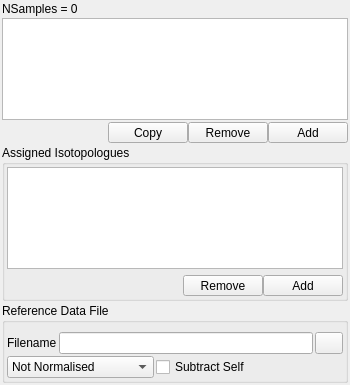
<?xml version="1.0" encoding="UTF-8"?>
<ui version="4.0">
 <class>DUQSamplesDockWidget</class>
 <widget class="QDockWidget" name="DUQSamplesDockWidget">
  <property name="geometry">
   <rect>
    <x>0</x>
    <y>0</y>
    <width>350</width>
    <height>385</height>
   </rect>
  </property>
  <property name="minimumSize">
   <size>
    <width>350</width>
    <height>385</height>
   </size>
  </property>
  <property name="windowTitle">
   <string>Samples</string>
  </property>
  <widget class="QWidget" name="dockWidgetContents">
   <layout class="QVBoxLayout" name="verticalLayout_2">
    <property name="spacing">
     <number>2</number>
    </property>
    <property name="margin">
     <number>2</number>
    </property>
    <item>
     <widget class="QLabel" name="NSamplesLabel">
      <property name="text">
       <string>NSamples = 0</string>
      </property>
     </widget>
    </item>
    <item>
     <layout class="QVBoxLayout" name="verticalLayout">
      <item>
       <widget class="QListWidget" name="SamplesList">
        <property name="alternatingRowColors">
         <bool>true</bool>
        </property>
       </widget>
      </item>
      <item>
       <layout class="QHBoxLayout" name="horizontalLayout_10">
        <property name="spacing">
         <number>0</number>
        </property>
        <item>
         <spacer name="horizontalSpacer_7">
          <property name="orientation">
           <enum>Qt::Horizontal</enum>
          </property>
          <property name="sizeHint" stdset="0">
           <size>
            <width>40</width>
            <height>20</height>
           </size>
          </property>
         </spacer>
        </item>
        <item>
         <widget class="QPushButton" name="CopySampleButton">
          <property name="minimumSize">
           <size>
            <width>0</width>
            <height>0</height>
           </size>
          </property>
          <property name="maximumSize">
           <size>
            <width>400</width>
            <height>21</height>
           </size>
          </property>
          <property name="text">
           <string>Copy</string>
          </property>
          <property name="icon">
           <iconset resource="icons.qrc">
            <normaloff>:/Icons/icons/basic_copy.svg</normaloff>:/Icons/icons/basic_copy.svg</iconset>
          </property>
          <property name="iconSize">
           <size>
            <width>12</width>
            <height>12</height>
           </size>
          </property>
         </widget>
        </item>
        <item>
         <widget class="QPushButton" name="RemoveSampleButton">
          <property name="minimumSize">
           <size>
            <width>0</width>
            <height>0</height>
           </size>
          </property>
          <property name="maximumSize">
           <size>
            <width>400</width>
            <height>21</height>
           </size>
          </property>
          <property name="text">
           <string>Remove</string>
          </property>
          <property name="icon">
           <iconset resource="icons.qrc">
            <normaloff>:/Icons/icons/basic_minus.svg</normaloff>:/Icons/icons/basic_minus.svg</iconset>
          </property>
          <property name="iconSize">
           <size>
            <width>12</width>
            <height>12</height>
           </size>
          </property>
         </widget>
        </item>
        <item>
         <widget class="QPushButton" name="AddSampleButton">
          <property name="minimumSize">
           <size>
            <width>0</width>
            <height>0</height>
           </size>
          </property>
          <property name="maximumSize">
           <size>
            <width>400</width>
            <height>21</height>
           </size>
          </property>
          <property name="text">
           <string>Add</string>
          </property>
          <property name="icon">
           <iconset resource="icons.qrc">
            <normaloff>:/Icons/icons/basic_plus.svg</normaloff>:/Icons/icons/basic_plus.svg</iconset>
          </property>
          <property name="iconSize">
           <size>
            <width>12</width>
            <height>12</height>
           </size>
          </property>
         </widget>
        </item>
       </layout>
      </item>
     </layout>
    </item>
    <item>
     <widget class="QGroupBox" name="AssignedIsotopologuesGroup">
      <property name="sizePolicy">
       <sizepolicy hsizetype="Expanding" vsizetype="Expanding">
        <horstretch>3</horstretch>
        <verstretch>0</verstretch>
       </sizepolicy>
      </property>
      <property name="title">
       <string>Assigned Isotopologues</string>
      </property>
      <layout class="QVBoxLayout" name="verticalLayout_34">
       <property name="margin">
        <number>2</number>
       </property>
       <item>
        <widget class="QTreeWidget" name="AssignedIsotopologuesTree">
         <property name="horizontalScrollBarPolicy">
          <enum>Qt::ScrollBarAlwaysOff</enum>
         </property>
         <property name="editTriggers">
          <set>QAbstractItemView::NoEditTriggers</set>
         </property>
         <property name="showDropIndicator" stdset="0">
          <bool>false</bool>
         </property>
         <property name="selectionMode">
          <enum>QAbstractItemView::SingleSelection</enum>
         </property>
         <property name="selectionBehavior">
          <enum>QAbstractItemView::SelectRows</enum>
         </property>
         <property name="rootIsDecorated">
          <bool>true</bool>
         </property>
         <property name="uniformRowHeights">
          <bool>true</bool>
         </property>
         <attribute name="headerVisible">
          <bool>false</bool>
         </attribute>
         <column>
          <property name="text">
           <string>Species</string>
          </property>
         </column>
         <column>
          <property name="text">
           <string>Isotopologue</string>
          </property>
         </column>
         <column>
          <property name="text">
           <string>Relative Population</string>
          </property>
         </column>
         <column>
          <property name="text">
           <string>Actual Population</string>
          </property>
         </column>
         <column>
          <property name="text">
           <string>Another</string>
          </property>
         </column>
        </widget>
       </item>
       <item>
        <layout class="QHBoxLayout" name="horizontalLayout_13">
         <property name="spacing">
          <number>0</number>
         </property>
         <item>
          <spacer name="horizontalSpacer_9">
           <property name="orientation">
            <enum>Qt::Horizontal</enum>
           </property>
           <property name="sizeHint" stdset="0">
            <size>
             <width>40</width>
             <height>20</height>
            </size>
           </property>
          </spacer>
         </item>
         <item>
          <widget class="QPushButton" name="RemoveIsotopologueFromMixButton">
           <property name="minimumSize">
            <size>
             <width>0</width>
             <height>0</height>
            </size>
           </property>
           <property name="maximumSize">
            <size>
             <width>400</width>
             <height>21</height>
            </size>
           </property>
           <property name="text">
            <string>Remove</string>
           </property>
           <property name="icon">
            <iconset resource="icons.qrc">
             <normaloff>:/Icons/icons/basic_minus.svg</normaloff>:/Icons/icons/basic_minus.svg</iconset>
           </property>
           <property name="iconSize">
            <size>
             <width>12</width>
             <height>12</height>
            </size>
           </property>
          </widget>
         </item>
         <item>
          <widget class="QPushButton" name="AddIsotopologueToMixButton">
           <property name="minimumSize">
            <size>
             <width>0</width>
             <height>0</height>
            </size>
           </property>
           <property name="maximumSize">
            <size>
             <width>400</width>
             <height>21</height>
            </size>
           </property>
           <property name="text">
            <string>Add</string>
           </property>
           <property name="icon">
            <iconset resource="icons.qrc">
             <normaloff>:/Icons/icons/basic_plus.svg</normaloff>:/Icons/icons/basic_plus.svg</iconset>
           </property>
           <property name="iconSize">
            <size>
             <width>12</width>
             <height>12</height>
            </size>
           </property>
          </widget>
         </item>
        </layout>
       </item>
      </layout>
     </widget>
    </item>
    <item>
     <widget class="QGroupBox" name="ReferenceDataGroup">
      <property name="sizePolicy">
       <sizepolicy hsizetype="Expanding" vsizetype="Preferred">
        <horstretch>0</horstretch>
        <verstretch>0</verstretch>
       </sizepolicy>
      </property>
      <property name="title">
       <string>Reference Data File</string>
      </property>
      <layout class="QVBoxLayout" name="verticalLayout_19">
       <property name="spacing">
        <number>2</number>
       </property>
       <property name="leftMargin">
        <number>2</number>
       </property>
       <property name="topMargin">
        <number>9</number>
       </property>
       <property name="rightMargin">
        <number>2</number>
       </property>
       <property name="bottomMargin">
        <number>2</number>
       </property>
       <item>
        <layout class="QHBoxLayout" name="horizontalLayout_11">
         <item>
          <widget class="QLabel" name="label_13">
           <property name="sizePolicy">
            <sizepolicy hsizetype="Minimum" vsizetype="Preferred">
             <horstretch>0</horstretch>
             <verstretch>0</verstretch>
            </sizepolicy>
           </property>
           <property name="text">
            <string>Filename</string>
           </property>
          </widget>
         </item>
         <item>
          <widget class="QLineEdit" name="ReferenceDataFilenameEdit"/>
         </item>
         <item>
          <widget class="QPushButton" name="ReferenceDataFileSelectButton">
           <property name="maximumSize">
            <size>
             <width>28</width>
             <height>28</height>
            </size>
           </property>
           <property name="text">
            <string/>
           </property>
           <property name="icon">
            <iconset resource="icons.qrc">
             <normaloff>:/Icons/icons/file_open.svg</normaloff>:/Icons/icons/file_open.svg</iconset>
           </property>
           <property name="iconSize">
            <size>
             <width>13</width>
             <height>13</height>
            </size>
           </property>
          </widget>
         </item>
        </layout>
       </item>
       <item>
        <layout class="QHBoxLayout" name="horizontalLayout_21">
         <item>
          <widget class="QComboBox" name="ReferenceDataNormalisationCombo">
           <property name="sizePolicy">
            <sizepolicy hsizetype="Minimum" vsizetype="Fixed">
             <horstretch>0</horstretch>
             <verstretch>0</verstretch>
            </sizepolicy>
           </property>
           <item>
            <property name="text">
             <string>Not Normalised</string>
            </property>
           </item>
           <item>
            <property name="text">
             <string>Normalised to &lt;b&gt;**2</string>
            </property>
           </item>
           <item>
            <property name="text">
             <string>Normalised to &lt;b**2&gt;</string>
            </property>
           </item>
          </widget>
         </item>
         <item>
          <widget class="QCheckBox" name="ReferenceDataSubtractSelfCheck">
           <property name="toolTip">
            <string>If ticked, specifies that any self-scattering background should be removed before use</string>
           </property>
           <property name="text">
            <string>Subtract Self</string>
           </property>
          </widget>
         </item>
         <item>
          <spacer name="horizontalSpacer_15">
           <property name="orientation">
            <enum>Qt::Horizontal</enum>
           </property>
           <property name="sizeHint" stdset="0">
            <size>
             <width>40</width>
             <height>20</height>
            </size>
           </property>
          </spacer>
         </item>
        </layout>
       </item>
      </layout>
     </widget>
    </item>
   </layout>
  </widget>
 </widget>
 <resources>
  <include location="icons.qrc"/>
 </resources>
 <connections/>
</ui>
